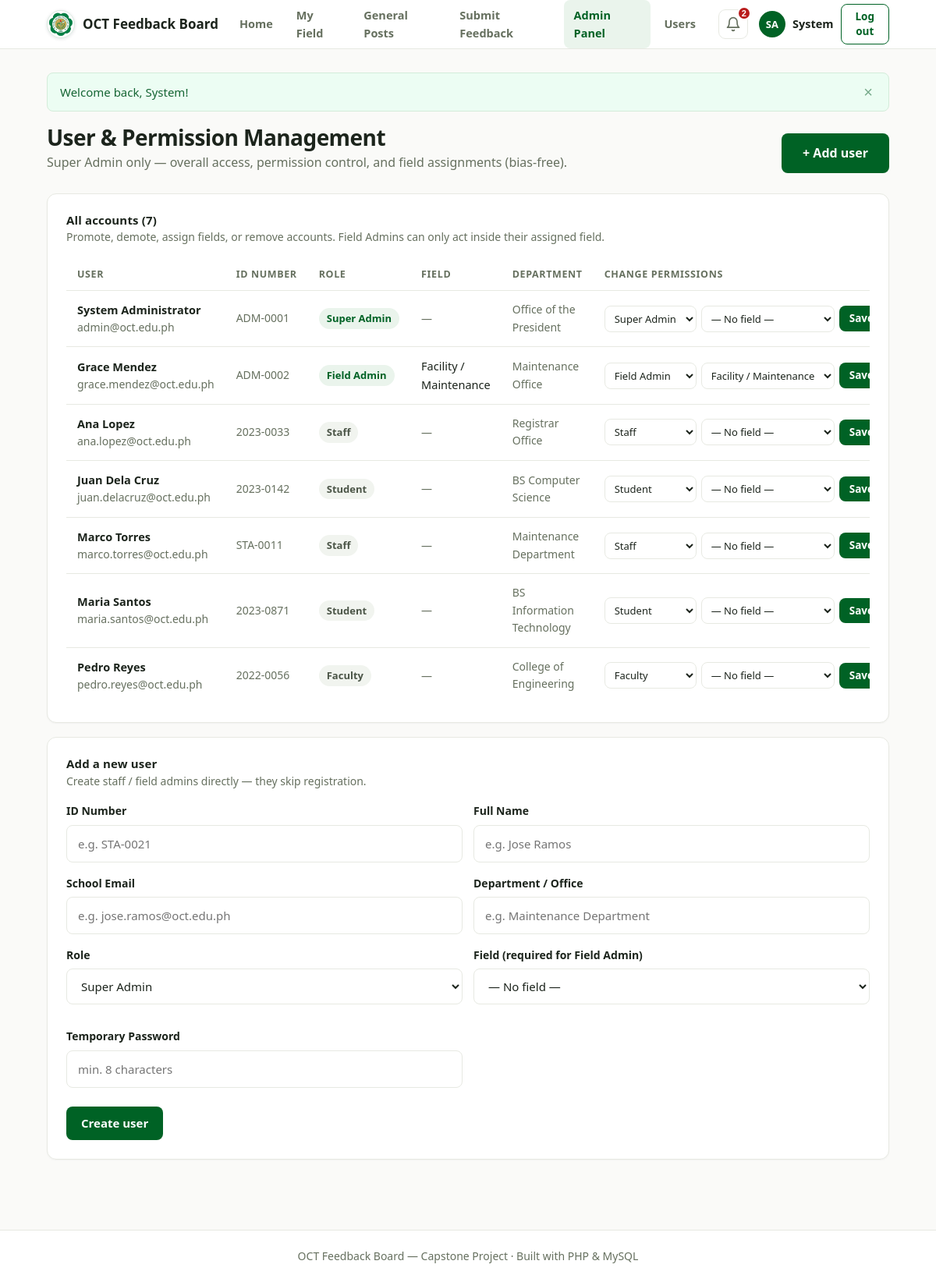
The page /admin/users.php (signed in) on the database its author committed.
### tables this page shows
CREATE TABLE IF NOT EXISTS users (
  id          INT UNSIGNED AUTO_INCREMENT PRIMARY KEY,
  id_number   VARCHAR(30)  NOT NULL UNIQUE,            
  name        VARCHAR(120) NOT NULL,
  email       VARCHAR(120) NOT NULL UNIQUE,
  password    VARCHAR(255) NOT NULL,                   
  department  VARCHAR(100) NOT NULL DEFAULT '',        
  role        ENUM('student','faculty','staff','admin','super_admin') NOT NULL DEFAULT 'student',
  field_scope VARCHAR(30)  DEFAULT NULL,               
  created_at  TIMESTAMP NOT NULL DEFAULT CURRENT_TIMESTAMP
);

### includes/functions.php (called while the page is built, shortened)
<?php
function e($value): string
{
    return htmlspecialchars((string)$value, ENT_QUOTES, 'UTF-8');
}
function first_name(string $name): string
{
    $parts = preg_split('/\s+/', trim($name));
    return $parts[0] ?? '';
}
function initials(string $name): string
{
    $parts = preg_split('/\s+/', trim($name));
    $init  = '';
    foreach (array_slice($parts, 0, 2) as $part) {
        if ($part !== '') $init .= strtoupper(substr($part, 0, 1));
    }
    return $init === '' ? '?' : $init;
}
function flash_get(string $type): array
{
    $messages = $_SESSION['flash'][$type] ?? [];
    return $messages;
}
function current_user(): ?array
{
    return $_SESSION['user'] ?? null;
}
function is_admin(): bool
{
    return in_array((current_user()['role'] ?? ''), ['admin', 'super_admin'], true);
}
function is_super_admin(): bool
{
    return (current_user()['role'] ?? '') === 'super_admin';
}
function role_label(string $role): string
{
    $labels = [
        'super_admin' => 'Super Admin',
        'admin'       => 'Field Admin',
        'staff'       => 'Staff',
        'faculty'     => 'Faculty',
        'student'     => 'Student',
    ];
    return $labels[$role] ?? $role;
}
function scope_category(string $scope): string
{
    return FIELD_SCOPES[$scope] ?? '';
}
function csrf_token(): string
{
    return $_SESSION['csrf_token'];
}
function unread_count(PDO $pdo, int $userId): int
{
    $stmt = $pdo->prepare('SELECT COUNT(*) FROM notifications WHERE user_id = ? AND is_read = 0');
    $stmt->execute([$userId]);
    return (int)$stmt->fetchColumn();
}

### admin/users.php (the view, shortened to what this page needs)
<?php
require_once __DIR__ . '/../config.php';
$base      = '../';
$active    = 'admin';
$users = $pdo->query(
    'SELECT id, id_number, name, email, department, role, field_scope, created_at
     FROM users ORDER BY
       CASE role WHEN "super_admin" THEN 0 WHEN "admin" THEN 1 ELSE 2 END,
       name ASC'
)->fetchAll();
require __DIR__ . '/../includes/header.php';
?>
<div class="dash-head">
  <div>
    <h1 class="page-title">User &amp; Permission Management</h1>
    <p class="page-sub">Super Admin only — overall access, permission control, and field assignments (bias-free).</p>
  </div>
  <a class="btn btn-primary btn-lg" href="#addUser">+ Add user</a>
</div>
<div class="card panel">
  <h2 class="panel-title">All accounts (<?= count($users) ?>)</h2>
  <p class="panel-sub">Promote, demote, assign fields, or remove accounts. Field Admins can only act inside their assigned field.</p>
  <div class="table-wrap">
    <table class="table">
      <thead>
        <tr>
          <th>User</th>
          <th>ID number</th>
          <th>Role</th>
          <th>Field</th>
          <th>Department</th>
          <th>Change permissions</th>
        </tr>
      </thead>
      <tbody>
        <?php foreach ($users as $u): ?>
        <tr>
          <td>
            <div class="cell-title"><?= e($u['name']) ?></div>
            <div class="cell-muted"><?= e($u['email']) ?></div>
          </td>
          <td class="cell-muted"><?= e($u['id_number']) ?></td>
          <td>
            <span class="badge <?= in_array($u['role'], ['admin', 'super_admin'], true) ? 'badge-admin' : 'badge-neutral' ?>">
              <?= e(role_label($u['role'])) ?>
            </span>
          </td>
          <td><?= $u['field_scope'] ? e(scope_category($u['field_scope'])) : '<span class="cell-muted">—</span>' ?></td>
          <td class="cell-muted"><?= e($u['department']) ?></td>
          <td>
            <form method="post" action="users.php" class="user-role-form">
              <select name="role" class="input input-sm">
                <?php foreach (ROLES as $r): ?>
                  <option value="<?= e($r) ?>" <?= $u['role'] === $r ? 'selected' : '' ?>><?= e(role_label($r)) ?></option>
                <?php endforeach; ?>
              </select>
              <select name="field_scope" class="input input-sm">
                <option value="">— No field —</option>
                <?php foreach (FIELD_SCOPES as $key => $label): ?>
                  <option value="<?= e($key) ?>" <?= $u['field_scope'] === $key ? 'selected' : '' ?>><?= e($label) ?></option>
                <?php endforeach; ?>
              </select>
              <button type="submit" class="btn btn-sm btn-primary">Save</button>
            </form>
          </td>
        </tr>
        <?php endforeach; ?>
      </tbody>
    </table>
  </div>
</div>
<div class="card panel" id="addUser">
  <h2 class="panel-title">Add a new user</h2>
  <p class="panel-sub">Create staff / field admins directly — they skip registration.</p>
  <form method="post" action="users.php" class="form">
    <div class="form-row">
      <div class="form-group">
        <label for="nu_id">ID Number</label>
        <input type="text" id="nu_id" name="id_number" class="input" maxlength="30" placeholder="e.g. STA-0021" required>
      </div>
      <div class="form-group">
        <label for="nu_name">Full Name</label>
        <input type="text" id="nu_name" name="name" class="input" maxlength="120" placeholder="e.g. Jose Ramos" required>
      </div>
    </div>
    <div class="form-row">
      <div class="form-group">
        <label for="nu_email">School Email</label>
        <input type="email" id="nu_email" name="email" class="input" placeholder="e.g. jose.ramos@oct.edu.ph" required>
      </div>
      <div class="form-group">
        <label for="nu_dept">Department / Office</label>
        <input type="text" id="nu_dept" name="department" class="input" maxlength="100" placeholder="e.g. Maintenance Department" required>
      </div>
    </div>
    <div class="form-row">
      <div class="form-group">
        <label for="nu_role">Role</label>
        <select id="nu_role" name="role" class="input">
          <?php foreach (ROLES as $r): ?>
            <option value="<?= e($r) ?>"><?= e(role_label($r)) ?></option>
          <?php endforeach; ?>
        </select>
      </div>
      <div class="form-group">
        <label for="nu_scope">Field (required for Field Admin)</label>
        <select id="nu_scope" name="field_scope" class="input">
          <option value="">— No field —</option>
        </select>
      </div>
      <div class="form-group">
        <label for="nu_pass">Temporary Password</label>
        <input type="text" id="nu_pass" name="password" class="input" minlength="8" placeholder="min. 8 characters" required>
      </div>
    </div>
    <div class="form-actions form-actions-left">
      <button type="submit" class="btn btn-primary">Create user</button>
    </div>
  </form>
</div>
<?php require __DIR__ . '/../includes/footer.php'; ?>

### includes/header.php (shortened to what this page needs)
<?php
$base       = $base ?? '';
$active     = $active ?? '';
$bodyClass = $bodyClass ?? '';
$user      = current_user();
$isLoggedIn = $user !== null;
$unread    = $isLoggedIn ? unread_count($pdo, (int)$user['id']) : 0;
?>
<!DOCTYPE html>
<html lang="en">
<head>
<link rel="stylesheet" href="<?= e($base) ?>assets/css/style.css?v=5">
</head>
<body data-base="<?= e($base) ?>" data-csrf="<?= e(csrf_token()) ?>" data-max-upload="<?= (int)MAX_UPLOAD_MB ?>"<?= $bodyClass !== '' ? ' class="' . e($bodyClass) . '"' : '' ?>>
<nav class="navbar">
  <div class="container nav-inner">
    <a class="brand" href="<?= e($base) ?><?= $isLoggedIn ? 'dashboard.php' : 'index.php' ?>">
      <img class="brand-logo" src="<?= e($base) ?>olivarez-college-tagaytay-logo.png" alt="Olivarez College Tagaytay logo">
      <span class="brand-text"><?= e(APP_NAME) ?></span>
    </a>
    <?php if ($isLoggedIn): ?>
    <div class="nav-links" id="navLinks">
      <a class="nav-link <?= $active === 'home' ? 'active' : '' ?>" href="<?= e($base) ?>index.php">Home</a>
      <a class="nav-link <?= $active === 'field' ? 'active' : '' ?>" href="<?= e($base) ?>my-field.php">My Field</a>
      <a class="nav-link <?= $active === 'dashboard' ? 'active' : '' ?>" href="<?= e($base) ?>dashboard.php">General Posts</a>
      <a class="nav-link <?= $active === 'submit' ? 'active' : '' ?>" href="<?= e($base) ?>submit.php">Submit Feedback</a>
      <?php if (is_admin()): ?>
      <a class="nav-link <?= $active === 'admin' ? 'active' : '' ?>" href="<?= e($base) ?>admin/dashboard.php">Admin Panel</a>
      <?php endif; ?>
      <?php if (is_super_admin()): ?>
      <a class="nav-link <?= $active === 'users' ? 'active' : '' ?>" href="<?= e($base) ?>admin/users.php">Users</a>
      <?php endif; ?>
      <div class="nav-right">
        <div class="notif" id="notifWrap">
          <button class="notif-btn" id="notifBtn" aria-label="Notifications">
            <svg viewBox="0 0 24 24" width="20" height="20" fill="none" stroke="currentColor" stroke-width="2" stroke-linecap="round" stroke-linejoin="round"><path d="M18 8A6 6 0 0 0 6 8c0 7-3 9-3 9h18s-3-2-3-9"/><path d="M13.73 21a2 2 0 0 1-3.46 0"/></svg>
            <?php if ($unread > 0): ?><span class="notif-dot"><?= $unread > 9 ? '9+' : $unread ?></span><?php endif; ?>
          </button>
        </div>
        <div class="user-menu">
          <span class="avatar" title="<?= e($user['name']) ?>"><?= e(initials($user['name'])) ?></span>
          <span class="user-name"><?= e(first_name($user['name'])) ?></span>
          <a class="btn btn-sm btn-outline" href="<?= e($base) ?>auth/logout.php">Log out</a>
        </div>
      </div>
    </div>
    <?php endif; ?>
  </div>
</nav>
<main id="main" class="container page">
  <?php foreach (['success', 'error', 'info'] as $flashType):
      foreach (flash_get($flashType) as $flashMessage): ?>
      <div class="alert alert-<?= $flashType ?>">
        <span><?= e($flashMessage) ?></span>
        <button class="alert-close" aria-label="Dismiss">&times;</button>
      </div>
  <?php endforeach; endforeach; ?>

### rows shown on the page
users: name "SA", name "System", name "System Administrator", email "admin@oct.edu.ph", id_number "ADM-0001", role "Super Admin", department "Office of the President"
users: name "Grace Mendez", email "grace.mendez@oct.edu.ph", id_number "ADM-0002", role "Field Admin", field_scope "Facility / Maintenance", department "Maintenance Office"
users: name "Ana Lopez", email "ana.lopez@oct.edu.ph", id_number "2023-0033", role "Staff", department "Registrar Office"
users: name "Juan Dela Cruz", email "juan.delacruz@oct.edu.ph", id_number "2023-0142", role "Student", department "BS Computer Science"
users: name "Marco Torres", email "marco.torres@oct.edu.ph", id_number "STA-0011", role "Staff", department "Maintenance Department"
users: name "Maria Santos", email "maria.santos@oct.edu.ph", id_number "2023-0871", role "Student", department "BS Information Technology"
users: name "Pedro Reyes", email "pedro.reyes@oct.edu.ph", id_number "2022-0056", role "Faculty", department "College of Engineering"

### other values the page prints
APP_NAME "OCT Feedback Board"
$unread "2"
$flashMessage "Welcome back, System!"
count($users) "7"
form field role "Super Admin"
form field role "Field Admin"
form field role "Staff"
form field role "Student"
form field role "Faculty"
